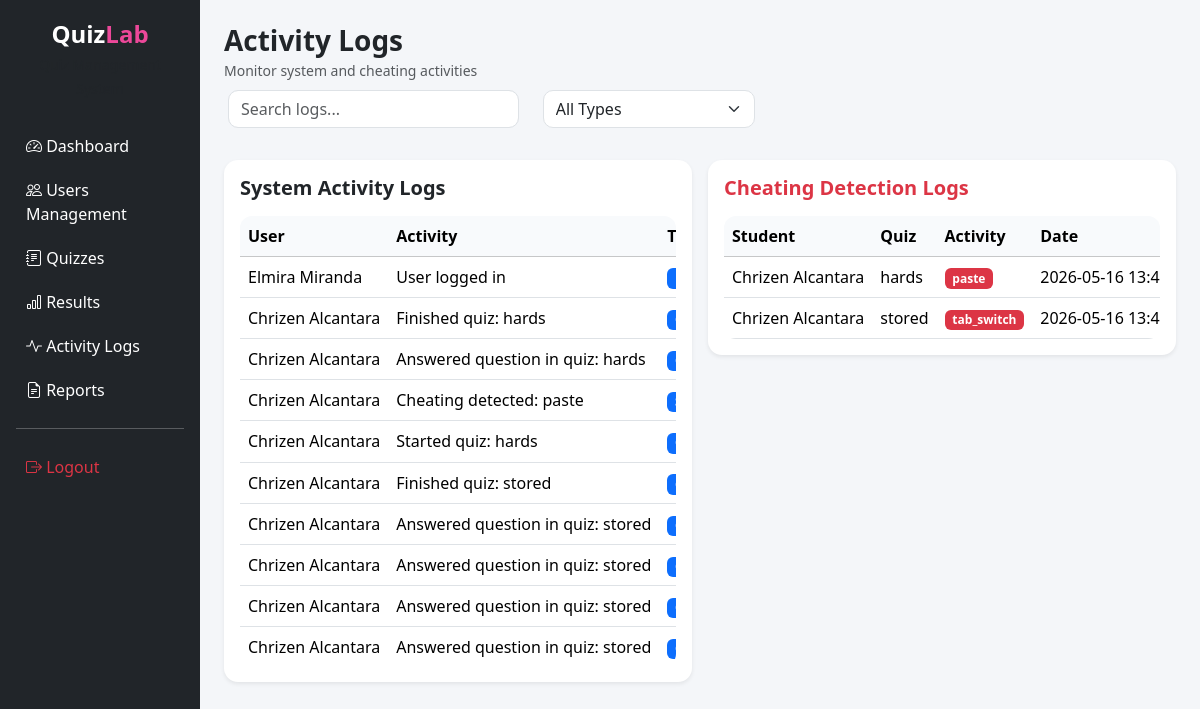
The page /frontend/admin/logs.php (signed in) on the database as committed earlier.
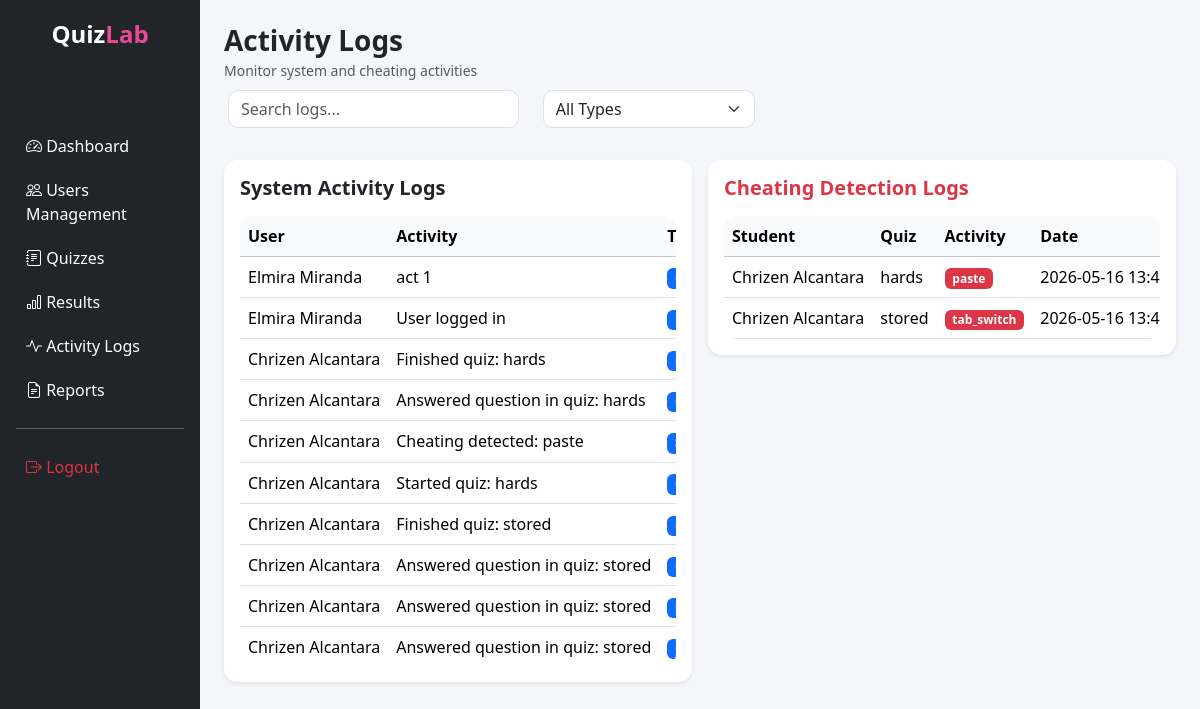
The same page on the database as committed later.
### tables this page shows
CREATE TABLE `activity_logs` (
  `log_id` int(11) NOT NULL,
  `user_id` int(11) NOT NULL,
  `activity` text NOT NULL,
  `created_at` timestamp NOT NULL DEFAULT current_timestamp(),
  `log_type` enum('login','quiz','security','admin') DEFAULT 'quiz'
);

CREATE TABLE `users` (
  `user_id` int(11) NOT NULL,
  `firstname` varchar(50) NOT NULL,
  `middlename` varchar(50) DEFAULT NULL,
  `lastname` varchar(50) NOT NULL,
  `email` varchar(100) NOT NULL,
  `password` varchar(255) NOT NULL,
  `role` enum('admin','teacher','student') NOT NULL,
  `profile_picture` varchar(255) DEFAULT NULL,
  `status` enum('active','inactive') DEFAULT 'active',
  `created_at` timestamp NOT NULL DEFAULT current_timestamp()
);

CREATE TABLE `cheating_logs` (
  `cheat_id` int(11) NOT NULL,
  `student_id` int(11) NOT NULL,
  `quiz_id` int(11) NOT NULL,
  `activity` varchar(255) DEFAULT NULL,
  `created_at` timestamp NOT NULL DEFAULT current_timestamp()
);

CREATE TABLE `quizzes` (
  `quiz_id` int(11) NOT NULL,
  `teacher_id` int(11) NOT NULL,
  `title` varchar(255) NOT NULL,
  `description` text DEFAULT NULL,
  `status` enum('draft','published') DEFAULT 'draft',
  `created_at` timestamp NOT NULL DEFAULT current_timestamp(),
  `quiz_type` enum('multiple_choice','identification','true_false','enumeration') NOT NULL DEFAULT 'multiple_choice',
  `difficulty` enum('easy','medium','hard') NOT NULL DEFAULT 'medium'
);

### frontend/admin/logs.php (the view, shortened to what the changed rows need)
<?php
require_once "../../backend/database.php";
$activityStmt = $pdo->query("
    SELECT
        al.log_id,
        al.activity,
        al.log_type,
        al.created_at,
        u.firstname,
        u.lastname
    FROM activity_logs al
    JOIN users u
        ON al.user_id = u.user_id
    ORDER BY al.log_id DESC
    LIMIT 30
");
$activityLogs = $activityStmt->fetchAll(PDO::FETCH_ASSOC);
$cheatStmt = $pdo->query("
    SELECT
        cl.cheat_id,
        cl.activity,
        cl.created_at,
        q.title,
        u.firstname,
        u.lastname
    FROM cheating_logs cl
    JOIN users u
        ON cl.student_id = u.user_id
    JOIN quizzes q
        ON cl.quiz_id = q.quiz_id
    ORDER BY cl.cheat_id DESC
    LIMIT 30
");
$cheatLogs = $cheatStmt->fetchAll(PDO::FETCH_ASSOC);
?>
<!DOCTYPE html>
<html lang="en">
<head>
    <link href="https://cdn.jsdelivr.net/npm/bootstrap@5.3.2/dist/css/bootstrap.min.css" rel="stylesheet">
    <link rel="stylesheet" href="https://cdn.jsdelivr.net/npm/bootstrap-icons@1.11.1/font/bootstrap-icons.css">
    <link rel="stylesheet" href="style.css">
</head>
<body style="background:#f4f6f9;">
    <div class="container-fluid">
        <div class="row">
            <div class="col-md-10 p-4">
                <div class="row g-3">
                    <div class="col-md-6">
                        <div class="card border-0 shadow-sm">
                            <div class="card-body">
                                <div class="dashboard-scroll table-responsive">
                                    <table class="table table-hover align-middle">
                                        <thead class="table-light sticky-top">
                                            <tr>
                                                <th>User</th>
                                                <th>Activity</th>
                                                <th>Type</th>
                                            </tr>
                                        </thead>
                                        <tbody>
                                            <?php foreach ($activityLogs as $log): ?>
                                                <tr>
                                                    <td>
                                                        <?= htmlspecialchars($log['firstname']) ?>
                                                        <?= htmlspecialchars($log['lastname']) ?>
                                                    </td>
                                                    <td>
                                                        <?= htmlspecialchars($log['activity']) ?>
                                                    </td>
                                                    <td>
                                                        <span class="badge bg-primary">
                                                        </span>
                                                    </td>
                                                </tr>
                                            <?php endforeach; ?>
                                        </tbody>
                                    </table>
                                </div>
                            </div>
                        </div>
                    </div>
                    <div class="col-md-6">
                        <div class="card border-0 shadow-sm">
                            <div class="card-body">
                                <div class="dashboard-scroll">
                                    <table class="table table-hover align-middle">
                                        <thead class="table-light sticky-top">
                                            <tr>
                                                <th>Student</th>
                                                <th>Quiz</th>
                                                <th>Activity</th>
                                                <th>Date</th>
                                            </tr>
                                        </thead>
                                        <tbody>
                                            <?php foreach ($cheatLogs as $log): ?>
                                                <tr>
                                                    <td>
                                                        <?= htmlspecialchars($log['firstname']) ?>
                                                        <?= htmlspecialchars($log['lastname']) ?>
                                                    </td>
                                                    <td>
                                                        <?= htmlspecialchars($log['title']) ?>
                                                    </td>
                                                    <td>
                                                        <span class="badge bg-danger">
                                                            <?= htmlspecialchars($log['activity']) ?>
                                                        </span>
                                                    </td>
                                                    <td>
                                                        <?= $log['created_at'] ?>
                                                    </td>
                                                </tr>
                                            <?php endforeach; ?>
                                        </tbody>
                                    </table>
                                </div>
                            </div>
                        </div>
                    </div>
                </div>
            </div>
        </div>
    </div>
</body>
</html>

Rows that differ between the two databases and show on the page:
no longer on this page (row unchanged): activity_logs: user.firstname "Chrizen", user.lastname "Alcantara", activity "Answered question in quiz: stored"
added activity_logs: user.firstname "Elmira", user.lastname "Miranda", activity "act 1"
